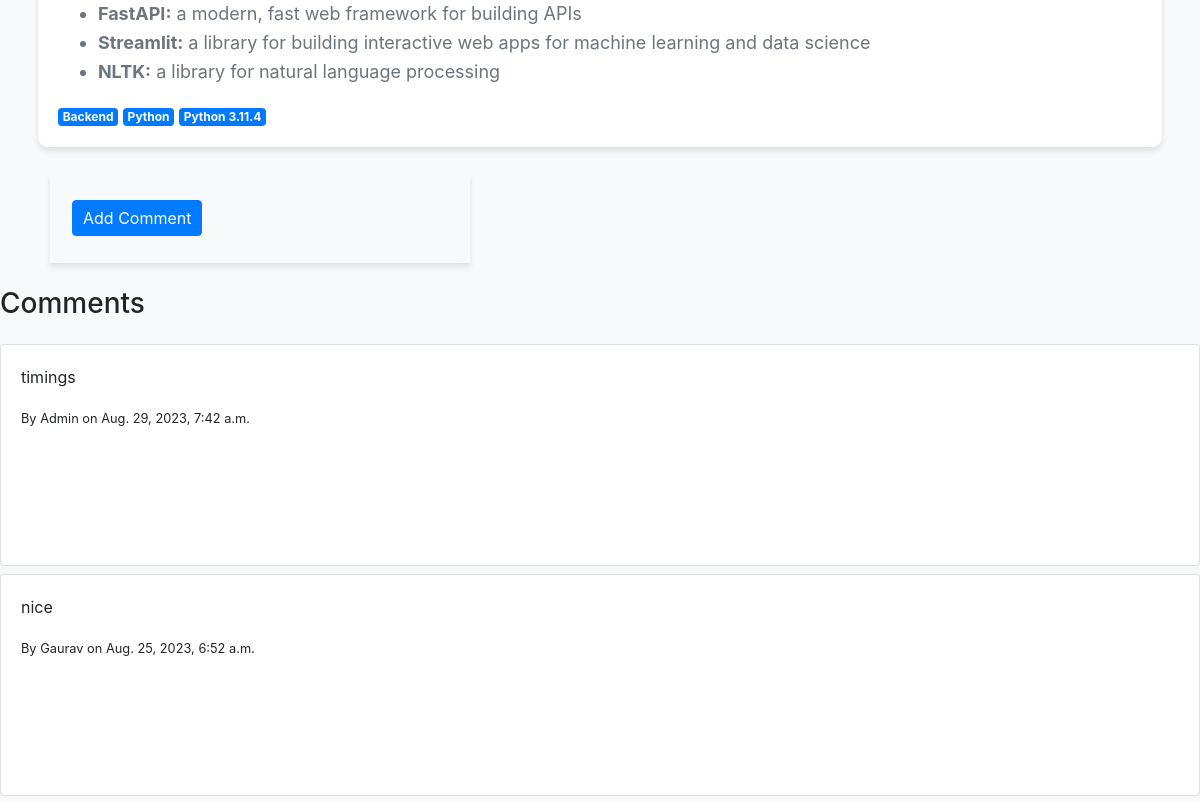
/readmore/1/ (middle part), run on an earlier commit of the app's database.
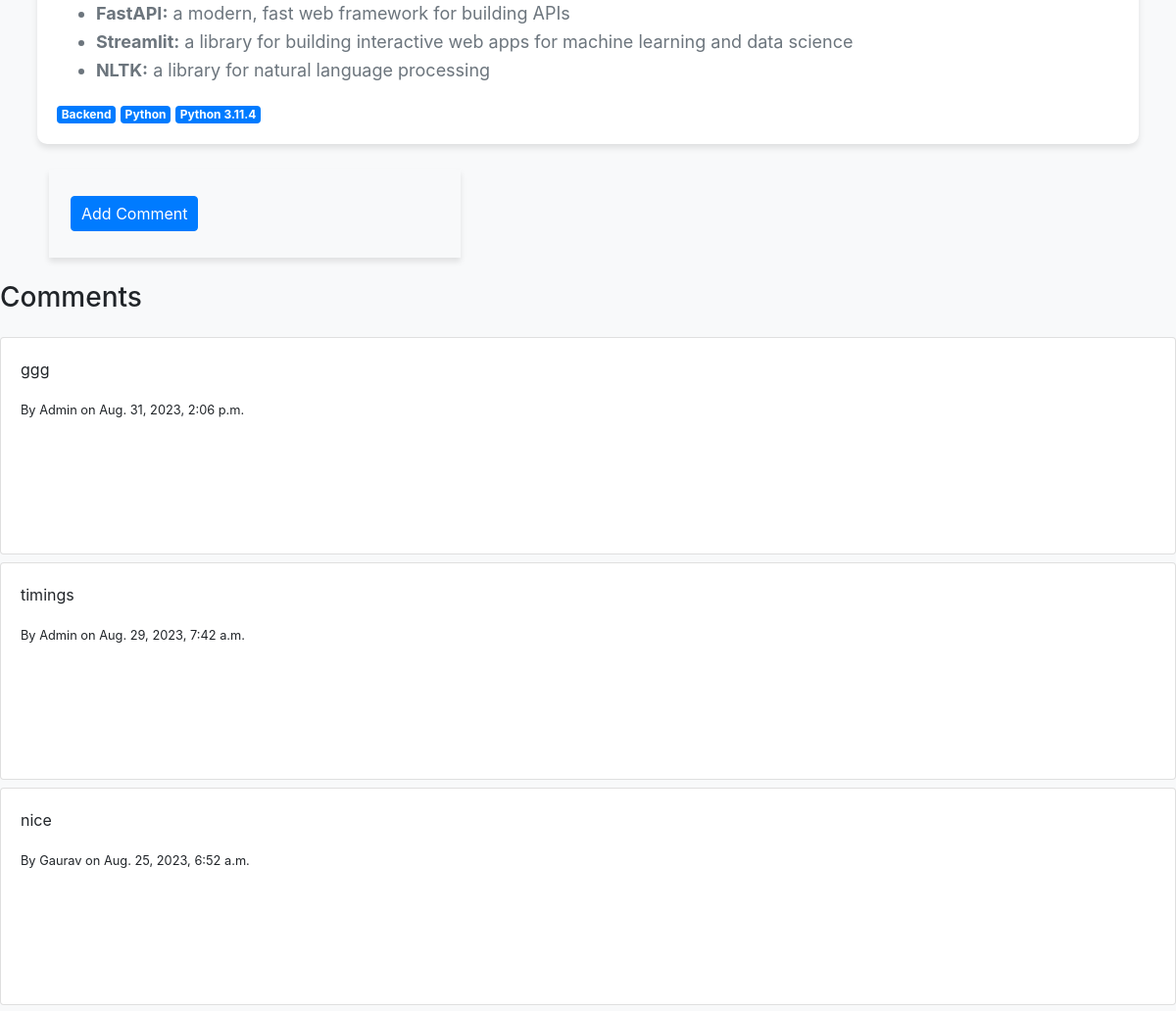
And on a later commit of the database.
### blog/models.py (models this page shows, shortened)
class Tag(models.Model):
    name = models.CharField(max_length=50, unique=True)
    def __str__(self):
        return self.name

class Comment(models.Model):
    blog = models.ForeignKey(Blog, on_delete=models.CASCADE)
    user = models.ForeignKey(User, on_delete=models.CASCADE)
    content = models.TextField()
    timestamp = models.DateTimeField(auto_now_add=True)

### blog/views.py (the view)
# urls.py: path('readmore/<int:id>/', views.readmore, name='readmore'),
def readmore(request, id):
    blog = Blog.objects.get(id=id)
    comments = Comment.objects.filter(blog=blog).order_by('-timestamp')
    if request.method == 'POST':
        form = CommentForm(request.POST)
        if form.is_valid():
            comment = form.save(commit=False)
            comment.user = request.user
            comment.blog = blog
            comment.save()
            return redirect('readmore', id=id)
    else:
        form = CommentForm()
    context = {'data': blog, 'comments': comments, 'form': form}
    return render(request, 'readmore.html', context)

### templates/readmore.html (shortened to what this page needs)
{% extends 'base2.html' %}
{% load static %}
{% block body %}
<div class="read-more-container">
  <div class="read-more-card">
    <div class="read-more-content">
      {{ data.content|safe }}
    </div>
    <div class="read-more-tags">
      {% for tag in data.tags.all %}
        <a href="/tags/{{tag.id}}/" class="badge badge-primary">
          {{tag}}
        </a>
      {% endfor %}
    </div>
  </div>
</div>
<div class="comments-section">
  <p class="show-comments-btn">Add Comment</p>
</div>
<h3 class="my-4">Comments</h3>
<div class="comment-wrapper">
  {% for comment in comments %}
    <div class="card mb-2">
      <div class="card-body">
        <p>{{ comment.content }}</p>
        <small>By {{ comment.user.username }} on {{ comment.timestamp }}</small>
      </div>
    </div>
  {% endfor %}
</div>
{% endblock body %}

What changed in the data, as far as the page shows it:
added Comment: content "ggg", user.username "Admin", timestamp "Aug. 31, 2023, 2:06 p.m."
